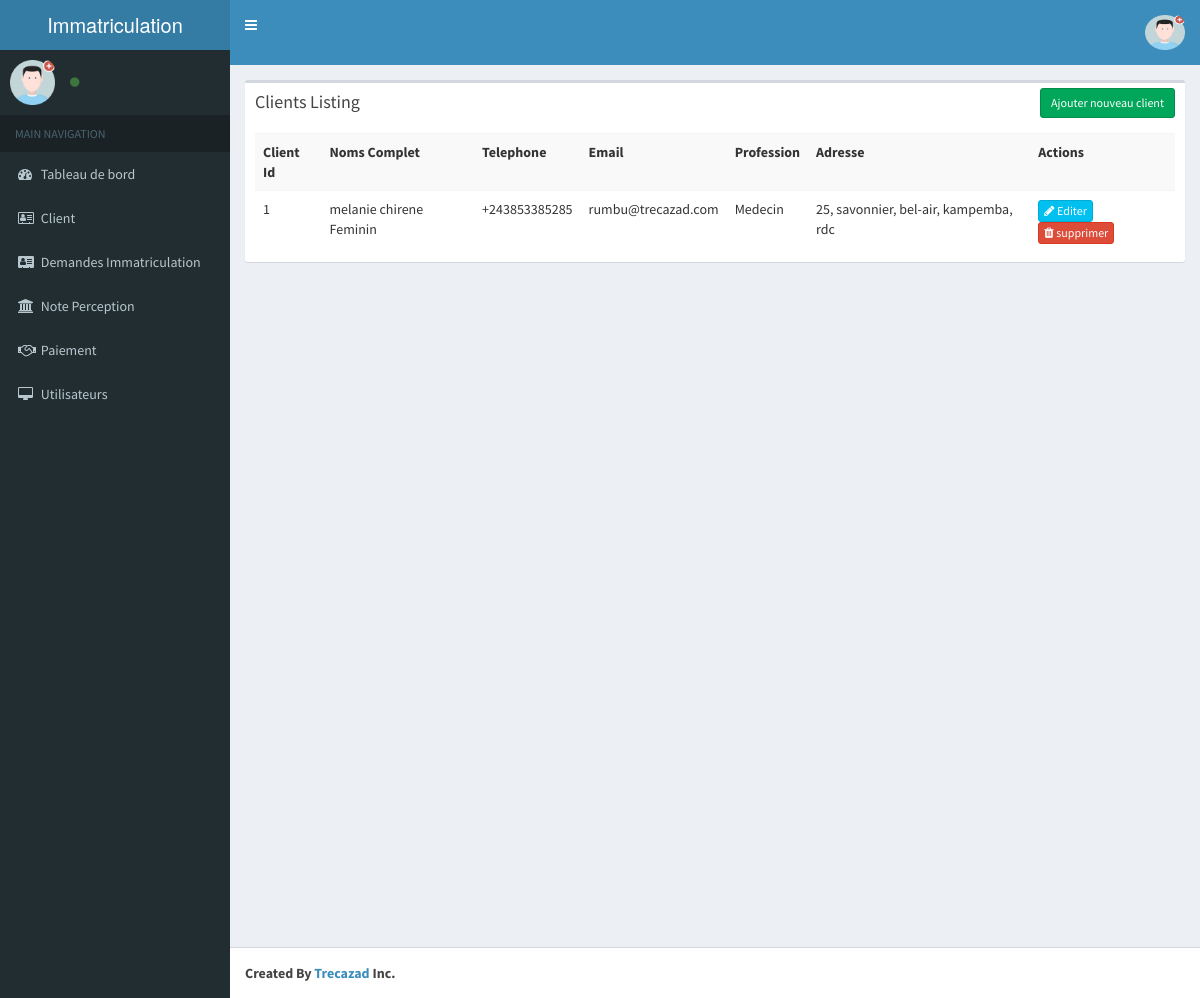
/index.php/client, run on the app's committed database.
### tables this page shows
CREATE TABLE `tb_dgi_clients` (
  `client_id` int(11) NOT NULL,
  `noms_complet` varchar(75) DEFAULT NULL,
  `telephone` varchar(25) DEFAULT NULL,
  `email` varchar(75) DEFAULT NULL,
  `profession` varchar(75) DEFAULT NULL,
  `adresse` text
);

### application/controllers/Client.php (called while the page is built, shortened)
<?php
class Client extends CI_Controller{
    function __construct()
    {
        $this->load->model('Client_model');
    }
    function index()
    {
        $params['limit'] = RECORDS_PER_PAGE;
        $params['offset'] = ($this->input->get('per_page')) ? $this->input->get('per_page') : 0;
        $data['clients'] = $this->Client_model->get_all_clients($params);
        $data['_view'] = 'client/index';
        $this->load->view('layouts/main',$data);
    }
}

### index.php (called while the page is built, shortened)
<?php
require_once BASEPATH.'core/CodeIgniter.php';

### application/models/Client_model.php (called while the page is built, shortened)
<?php
class Client_model extends CI_Model
{
    function get_all_clients_count()
    {
        $this->db->from('tb_dgi_clients');
        return $this->db->count_all_results();
    }
    function get_all_clients($params = array())
    {
        $this->db->order_by('client_id', 'desc');
        if(isset($params) && !empty($params))
        {
            $this->db->limit($params['limit'], $params['offset']);
        }
        return $this->db->get('tb_dgi_clients')->result_array();
    }
}

### application/views/client/index.php (the view, shortened to what this page needs)
<div class="row">
    <div class="col-md-12">
        <div class="box">
            <div class="box-header">
                <h3 class="box-title">Clients Listing</h3>
            	<div class="box-tools">
                    <a href="<?php echo site_url('client/add'); ?>" class="btn btn-success btn-sm">Ajouter nouveau client</a>
                </div>
            </div>
            <div class="box-body">
                <table class="table table-striped">
                    <tr>
						<th>Client Id</th>
						<th>Noms Complet</th>
						<th>Telephone</th>
						<th>Email</th>
						<th>Profession</th>
						<th>Adresse</th>
						<th>Actions</th>
                    </tr>
                    <?php foreach($clients as $t){ ?>
                    <tr>
						<td><?php echo $t['client_id']; ?></td>
						<td><?php echo $t['noms_complet']; ?></td>
						<td><?php echo $t['telephone']; ?></td>
						<td><?php echo $t['email']; ?></td>
						<td><?php echo $t['profession']; ?></td>
						<td><?php echo $t['adresse']; ?></td>
						<td>
                            <a href="<?php echo site_url('client/edit/'.$t['client_id']); ?>" class="btn btn-info btn-xs"><span class="fa fa-pencil"></span> Editer</a>
                            <a href="<?php echo site_url('client/remove/'.$t['client_id']); ?>" class="btn btn-danger btn-xs"><span class="fa fa-trash"></span> supprimer</a>
                        </td>
                    </tr>
                    <?php } ?>
                </table>
            </div>
        </div>
    </div>
</div>

### data on the page
tb_dgi_clients: client_id "1", noms_complet "melanie chirene Feminin", telephone "+243853385285", email "rumbu@trecazad.com", profession "Medecin", adresse "25, savonnier, bel-air, kampemba, rdc"
